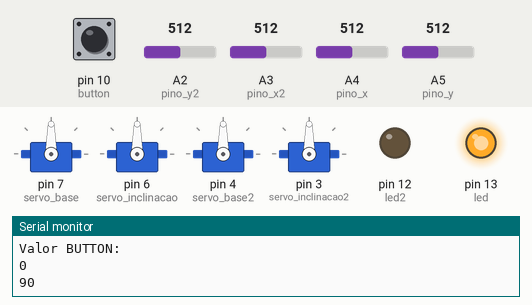
A sketch run on a simulated Arduino Uno, built with avr-gcc and run on an emulated ATmega328P. On the bench: 4 × servo, output pins drawn as LEDs (lit = HIGH), the last lines printed to the serial monitor. The test bench sets the inputs (shaded band); at power-on: A2 (pino_y2) = 512, A4 (pino_x) = 512, A3 (pino_x2) = 512, pin 10 (button) LOW, A5 (pino_y) = 512.

Above: at 1.2 s.
1.3 s: A2 (pino_y2) set to 561
2.8 s: A2 (pino_y2) set to 585
At 3.4 s:
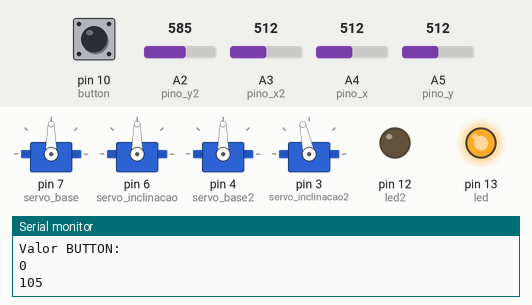
5.8 s: A4 (pino_x) set to 382
8.8 s: A4 (pino_x) set to 350
At 9.19 s:
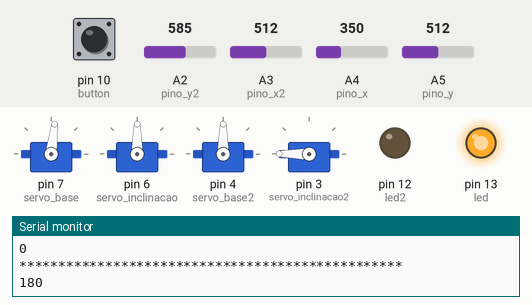
At 9.79 s:
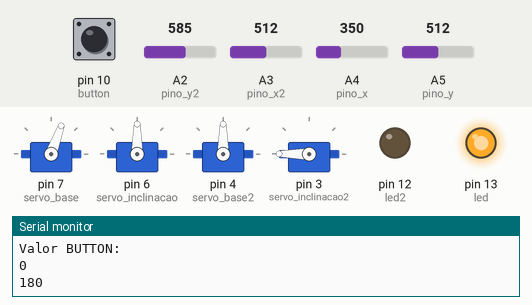
11.8 s: A3 (pino_x2) set to 567
14.8 s: A3 (pino_x2) set to 595
At 19.6 s:
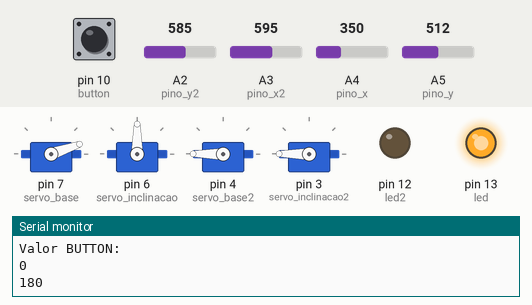
Timing chart, 0 to 20.4 s (numbered marks = the images above; inputs shaded):
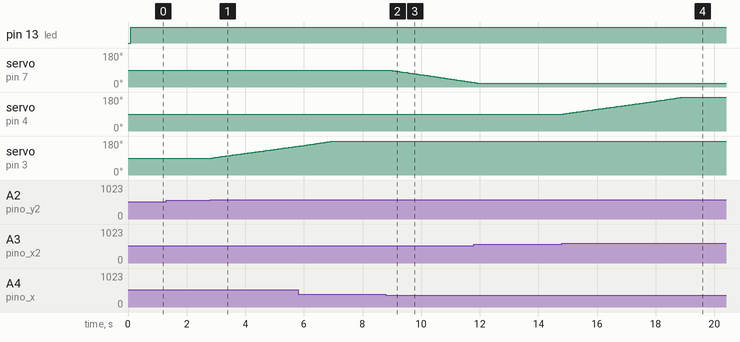

Measured:
- the behaviour switches between 571 and 572 on A2 (pino_y2) (found by bisection; images 0 and 1)
- the behaviour switches between 366 and 365 on A4 (pino_x) (found by bisection; images 1 and 2)
- the behaviour switches between 581 and 582 on A3 (pino_x2) (found by bisection; images 3 and 4)
- after the input at 2.8 s, servo on pin 3 (servo_inclinacao2): moves from 90° to 152° over 2.9 s, starting after 0.08 s
- after the input at 8.8 s, servo on pin 7 (servo_base): moves from 90° to 24° over 2.9 s, starting after 0.12 s
- after the input at 14.8 s, servo on pin 4 (servo_base2): moves from 90° to 180° over 4.1 s, starting after 0.05 s

The sketch:

BracoRoboticoBluetooth.ino
```cpp
#include <VarSpeedServo.h>

//Cria objeto para controlar o servo base
VarSpeedServo servo_base;
VarSpeedServo servo_inclinacao;
VarSpeedServo servo_base2;
VarSpeedServo servo_inclinacao2;

int pino_x2 = A3; //Pino ligado ao X do joystick
int pino_y2 = A2; //Pino ligado ao Y do joystick
int valor;   //Armazena o valor do eixo X
int pino_x = A4; //Pino ligado ao X do joystick
int pino_y = A5; //Pino ligado ao Y do joystick
int valor1 = 43;
int valor2 = 90;
int valor3 = 100;
int valor4 = 90;
int button = 10;
int estadoBotao = 0;
int x = 0;
int led = 13;
int led2 = 12;

void setup() {
  Serial.begin(9600);

  pinMode(button, INPUT);
  pinMode(led, OUTPUT);
  pinMode(led2, OUTPUT);
  //Define a porta a ser ligada ao servo base ******* GARRA ********
  servo_base.attach(7, 1, 180);
  //Define a porta a ser ligada ao servo inclinacao ******* LADO DIREITO DO BRAÇO ROBÓTICO *********
  servo_inclinacao.attach(6, 1, 180);
  //Define a porta a ser ligada ao servo base ******* LADO ESQUERDO DO BRAÇO ROBÓTICO *********
  servo_base2.attach(4, 1, 180);
  //Define a porta a ser ligada ao servo inclinacao ******* BASE DO BRAÇO ROBÓTICO ********
  servo_inclinacao2.attach(3, 1, 180);
}

void loop() {
  estadoBotao = digitalRead(button);
  Serial.println("Valor BUTTON: ");
  Serial.println(estadoBotao);
  if (estadoBotao == 1) {
    x = !x;
  }
  if (x == 0) {
    joystick();
    digitalWrite(led, HIGH);
    digitalWrite(led2, LOW);
  } else if (x == 1) {
    Serial.println("---------------------------------------------------------------------------");
    bluetooth();
    digitalWrite(led, LOW);
    digitalWrite(led2, HIGH);
  }
}

void joystick() {

  ///////////////////////////    GARRA DO BRAÇO ROBÓTICO  ////////////////////////////////////////
  //Recebe o valor do joystick, eixo X
  valor = analogRead(pino_x);
  //Converte o valor lido para um valor entre 1 e 180 graus
  valor = map(valor, 0, 1023, 8, 78);
  if (valor > 53 && valor1 < 78) {
    valor1 = valor1 + 3;
    Serial.println("*************************************************");
    servo_base.slowmove(valor1, 15);
  }
  else if (valor < 33 && valor1 > 20) {
    valor1 = valor1 - 3;
    Serial.println("*************************************************");
    servo_base.slowmove(valor1, 15);
  }

  ///////////////////////////  LADO DIREITO DO BRAÇO ROBÓTICO  ////////////////////////////////////////
  //Recebe o valor do joystick, eixo Y
  valor = analogRead(pino_y);
  //Converte o valor lido para um valor entre 1 e 180 graus
  valor = map(valor, 0, 1023, 1, 180);
  if (valor > 100 && valor2 < 180) {
    valor2 = valor2 + 3;
    Serial.println("*************************************************");
    servo_inclinacao.slowmove(valor2, 15);
  }
  else if (valor < 80 && valor2 > 30) {
    valor2 = valor2 - 3;
    servo_inclinacao.slowmove(valor2, 15);  Serial.println("*************************************************");
  }


  ///////////////////////////    LADO ESQUERDO DO BRAÇO ROBÓTICO  ////////////////////////////////////////
  //Recebe o valor do joystick, eixo X
  valor = analogRead(pino_x2);
  //Converte o valor lido para um valor entre 1 e 180 graus
  valor = map(valor, 0, 1023, 20, 180);
  //Move o servo base para a posicao definida pelo joystick
  if (valor > 110 && valor3 < 180) {
    valor3 = valor3 + 3;  Serial.println("*************************************************");
    servo_base2.slowmove(valor3, 15);
  }
  else if (valor < 90 && valor3 > 20) {
    valor3 = valor3 - 3;  Serial.println("*************************************************");
    servo_base2.slowmove(valor3, 15);
  }


  ///////////////////////////    BASE DO BRAÇO ROBÓTICO  ////////////////////////////////////////
  //Recebe o valor do joystick, eixo Y
  valor = analogRead(pino_y2);
  //Converte o valor lido para um valor entre 1 e 180 graus
  valor = map(valor, 0, 1023, 1, 180);
  Serial.println(valor4);
  //Move o servo inclinacao para a posicao definida pelo joystick
  if (valor > 100 && valor4 < 180) {
    valor4 = valor4 + 3;  Serial.println("*************************************************");
    servo_inclinacao2.slowmove(valor4, 15);
  }
  else if (valor < 80 && valor4 > 0) {
    valor4 = valor4 - 3;  Serial.println("*************************************************");
    servo_inclinacao2.slowmove(valor4, 15);
  }
  delay(100);
}

void bluetooth() {
  valor = Serial.read();
  Serial.print("Valor:  ");
  Serial.println(valor);
  if (valor == 2) {
    valor1 = valor1 + 3;
    servo_base.slowmove(valor1, 15);
  }
  else if (valor == 1) {
    valor1 = valor1 - 3;
    servo_base.slowmove(valor1, 15);
  }
  else if (valor == 3) {
    valor2 = valor2 + 3;
    servo_inclinacao.slowmove(valor2, 15);
  }
  else if (valor == 4) {
    valor2 = valor2 - 3;
    servo_inclinacao.slowmove(valor2, 15);
  }
  ////////////////////////////////////////////////////////////////////////////
  else if (valor == 5) {
    valor3 = valor3 + 3;
    servo_base2.slowmove(valor3, 15);
  }
  else if (valor == 6) {
    valor3 = valor3 - 3;
    servo_base2.slowmove(valor3, 15);
  }
  else if (valor == 7) {
    valor4 = valor4 + 3;
    servo_inclinacao2.slowmove(valor4, 15);
  }
  else if (valor == 8) {
    valor4 = valor4 - 3;
    servo_inclinacao2.slowmove(valor4, 15);
  }
  delay(100);
}
```
